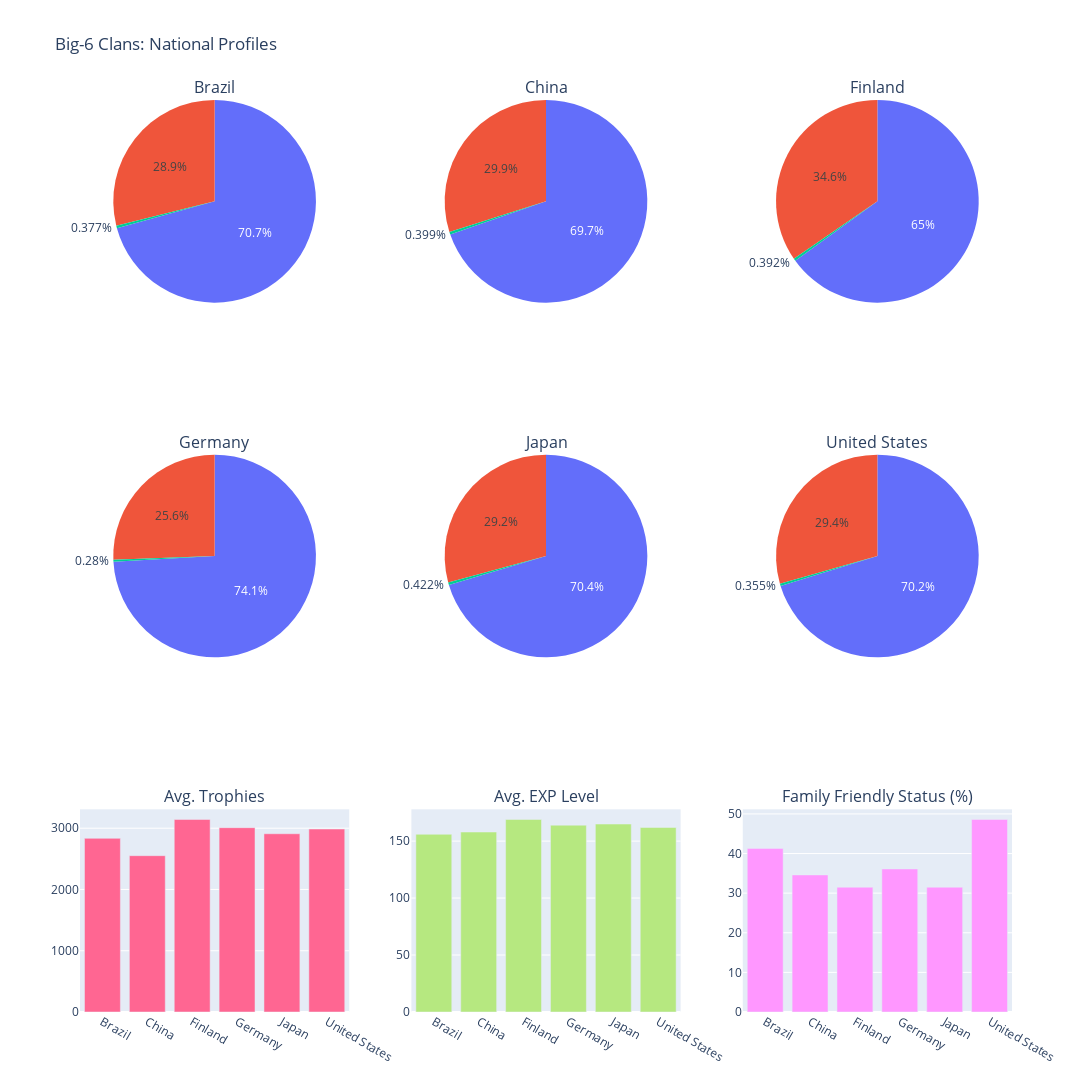

Notebook code cell kept with this figure:
### Markdown cell above
#### Section 3: Profile Card Setup ####

### Code cell
#Pie chart row estimation
n = len(profile_df)
cols = 3
pie_rows = ceil(n / cols)

#Specification Workaround 
specs = [[{"type" : "domain"} for _ in range(cols)] for _ in range(pie_rows)]
specs.append([{"type" : "xy"}] * 3) 

#Add titles for all subplots (plots + bar charts)
titles = profile_df["clan_location"].tolist() + ["Avg. Trophies", "Avg. EXP Level", "Family Friendly Status (%)"]

fig = make_subplots(
    rows = pie_rows + 1, cols = 3,
    subplot_titles = titles,
    specs = specs
)

#Pie chart : Row 1
for idx, row in profile_df.iterrows():
    pie_row = (idx // cols) + 1
    pie_col = (idx % cols) + 1
    labels = ["Wins", "Losses", "Ties"]
    values = [row["war_wins"], row["war_losses"], row["war_ties"]]
    fig.add_trace(go.Pie(labels = labels, values = values, name = row["clan_location"]), row = pie_row, col = pie_col) #Since index works by Python mechanism

#Bar chart per country
fig.add_trace(
    go.Bar(
        x = profile_df["clan_location"],
        y = profile_df["mean_member_trophies"],
        name = "Avg. Trophies"
    ), row = pie_row + 1, col = 1
)

fig.add_trace(
    go.Bar(
        x = profile_df["clan_location"],
        y = profile_df["mean_member_level"],
        name = "Avg. EXP Level"
    ), row = pie_row + 1, col = 2
)

fig.add_trace(
    go.Bar(
        x = profile_df["clan_location"],
        y = profile_df["isFamilyFriendly"],
        name = "Family Friendly Status (%)"
    ), row = pie_row + 1, col = 3
)

fig.update_layout(
    height = 400 * (pie_rows + 1), width = 1200, title_text = "Big-6 Clans: National Profiles",
    showlegend = False
)

fig.show()

### Figure 1 — Plotly figure (JSON) as saved in the notebook; plotly's stock layout.template omitted (floating-point values rounded to 4 significant figures)
{"data": [{"domain": {"x": [0, 0.2889], "y": [0.7778, 1]}, "labels": ["Wins", "Losses", "Ties"], "name": "Brazil", "type": "pie", "values": [381330, 155737, 2035]}, {"domain": {"x": [0.3556, 0.6444], "y": [0.7778, 1]}, "labels": ["Wins", "Losses", "Ties"], "name": "China", "type": "pie", "values": [55583, 23844, 318]}, {"domain": {"x": [0.7111, 1], "y": [0.7778, 1]}, "labels": ["Wins", "Losses", "Ties"], "name": "Finland", "type": "pie", "values": [43159, 22954, 260]}, {"domain": {"x": [0, 0.2889], "y": [0.3889, 0.6111]}, "labels": ["Wins", "Losses", "Ties"], "name": "Germany", "type": "pie", "values": [727057, 251185, 2744]}, {"domain": {"x": [0.3556, 0.6444], "y": [0.3889, 0.6111]}, "labels": ["Wins", "Losses", "Ties"], "name": "Japan", "type": "pie", "values": [177036, 73439, 1062]}, {"domain": {"x": [0.7111, 1], "y": [0.3889, 0.6111]}, "labels": ["Wins", "Losses", "Ties"], "name": "United States", "type": "pie", "values": [2100665, 879833, 10623]}, {"name": "Avg. Trophies", "type": "bar", "x": ["Brazil", "China", "Finland", "Germany", "Japan", "United States"], "xaxis": "x", "y": [2835.0, 2552.0, 3143.0, 3009.0, 2910.0, 2987.0], "yaxis": "y"}, {"name": "Avg. EXP Level", "type": "bar", "x": ["Brazil", "China", "Finland", "Germany", "Japan", "United States"], "xaxis": "x2", "y": [156.0, 158.0, 169.0, 164.0, 165.0, 162.0], "yaxis": "y2"}, {"name": "Family Friendly Status (%)", "type": "bar", "x": ["Brazil", "China", "Finland", "Germany", "Japan", "United States"], "xaxis": "x3", "y": [41.3, 34.6, 31.5, 36.1, 31.5, 48.6], "yaxis": "y3"}], "layout": {"annotations": [{"font": {"size": 16}, "showarrow": false, "text": "Brazil", "x": 0.1444, "xanchor": "center", "xref": "paper", "y": 1, "yanchor": "bottom", "yref": "paper"}, {"font": {"size": 16}, "showarrow": false, "text": "China", "x": 0.5, "xanchor": "center", "xref": "paper", "y": 1, "yanchor": "bottom", "yref": "paper"}, {"font": {"size": 16}, "showarrow": false, "text": "Finland", "x": 0.8556, "xanchor": "center", "xref": "paper", "y": 1, "yanchor": "bottom", "yref": "paper"}, {"font": {"size": 16}, "showarrow": false, "text": "Germany", "x": 0.1444, "xanchor": "center", "xref": "paper", "y": 0.6111, "yanchor": "bottom", "yref": "paper"}, {"font": {"size": 16}, "showarrow": false, "text": "Japan", "x": 0.5, "xanchor": "center", "xref": "paper", "y": 0.6111, "yanchor": "bottom", "yref": "paper"}, {"font": {"size": 16}, "showarrow": false, "text": "United States", "x": 0.8556, "xanchor": "center", "xref": "paper", "y": 0.6111, "yanchor": "bottom", "yref": "paper"}, {"font": {"size": 16}, "showarrow": false, "text": "Avg. Trophies", "x": 0.1444, "xanchor": "center", "xref": "paper", "y": 0.2222, "yanchor": "bottom", "yref": "paper"}, {"font": {"size": 16}, "showarrow": false, "text": "Avg. EXP Level", "x": 0.5, "xanchor": "center", "xref": "paper", "y": 0.2222, "yanchor": "bottom", "yref": "paper"}, {"font": {"size": 16}, "showarrow": false, "text": "Family Friendly Status (%)", "x": 0.8556, "xanchor": "center", "xref": "paper", "y": 0.2222, "yanchor": "bottom", "yref": "paper"}], "height": 1200, "showlegend": false, "title": {"text": "Big-6 Clans: National Profiles"}, "width": 1200, "xaxis": {"anchor": "y", "autorange": true, "domain": [0, 0.2889], "range": [-0.5, 5.5], "type": "category"}, "xaxis2": {"anchor": "y2", "autorange": true, "domain": [0.3556, 0.6444], "range": [-0.5, 5.5], "type": "category"}, "xaxis3": {"anchor": "y3", "autorange": true, "domain": [0.7111, 1], "range": [-0.5, 5.5], "type": "category"}, "yaxis": {"anchor": "x", "autorange": true, "domain": [0, 0.2222], "range": [0, 3308.0], "type": "linear"}, "yaxis2": {"anchor": "x2", "autorange": true, "domain": [0, 0.2222], "range": [0, 177.9], "type": "linear"}, "yaxis3": {"anchor": "x3", "autorange": true, "domain": [0, 0.2222], "range": [0, 51.16], "type": "linear"}}}
